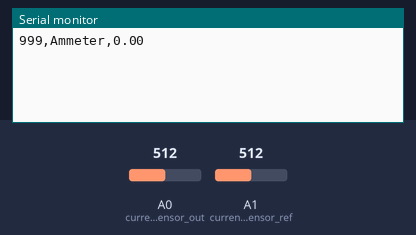
The sketch below on a simulated Arduino Uno, built with avr-gcc and run on an emulated ATmega328P. Parts: the last lines printed to the serial monitor. Inputs (shaded band) come from the test bench; at power-on: A0 (current_sensor_out) = 512, A1 (current_sensor_ref) = 512.

Above: at 1.8 s.
1.9 s: A0 (current_sensor_out) set to 716
At 2.8 s:
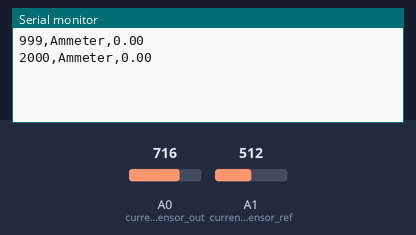
3.4 s: A1 (current_sensor_ref) set to 716
At 4.4 s:
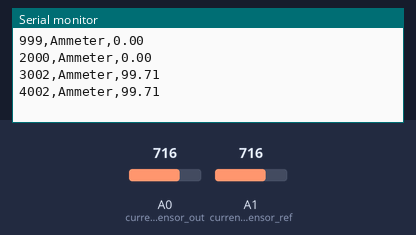
4.9 s: A0 (current_sensor_out) set to 900
At 5.8 s:
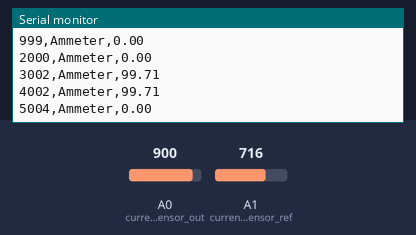
6.4 s: A1 (current_sensor_ref) set to 900
At 7.8 s:
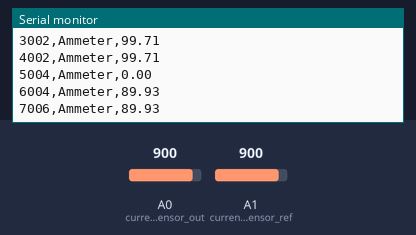
Timing chart, 0 to 8.9 s (numbered marks = the images above; inputs shaded):
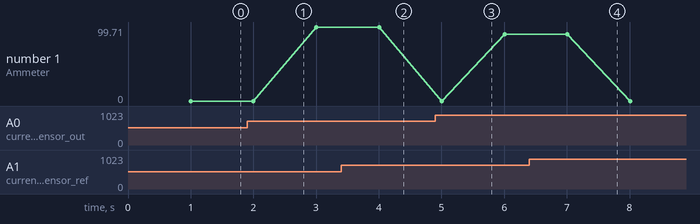

The sketch:

vool_measure.ino
```cpp
/*
const int analogPin = A0;
const float voltageRef = 5.0;

void setup() {
  Serial.begin(9600);
}

void loop() {
  int sensorValue = analogRead(analogPin);
  float voltage = (sensorValue / 1023.0) * voltageRef; // muudab analog väärtus voltideks
  float current = ((voltage - (voltageRef / 2.0)) / 0.185); //muudab voldid ampriteks (ACS712 formula)

  Serial.print("Current: ");
  Serial.print(current);
  Serial.println(" mA");

  delay(1000); // Delay for 1 second
}
/*
/**
 * Main:        arduinoSkriptMall.ino
 * Autor:       Francisco Javier Ortín Cervera
 * Loodud:      09.02.2024
 * Muudatud:    09.02.2024
 *
 * Selgitus:    See on arduino skript malli lühike kirjeldus, peamine info peab olema README failis:
 *              Selleks, et meil oleks nii ühtlane kui võimalik:
 *              - Funktsiooni nimed peavad olema camelCase-is (ehk iga sõna algus on suur täht)
 *              - Funktsiooni nimed kirjutame inglise keeles, aga kommentaarid võid eesti keeles
 *
 * Teeked:
 *
 * TODO:        - Kui vaja võib olla kasuks lisada, mida järgmisena teha
 *
 */


 // Importimised

 // Globaalsed muutujad
const int current_sensor_out = A0;
const int current_sensor_ref = A1;

void setup(){
  Serial.begin(115200);
}

void loop(){
  // Anduri kood
  int current_sensor_val = analogRead(current_sensor_out);
  int current_sensor_ref_val = analogRead(current_sensor_ref);

  float current_sensor_voltage = (current_sensor_val / 1023.0) * 5; // muudab analog väärtuse voltideks
  float current_sensor_ref_voltage = (current_sensor_ref_val / 1023.0) * 5; // muudab analog väärtuse voltideks
  float current = ((current_sensor_voltage - current_sensor_ref_voltage) / 0.01); //muudab voldid ampriteks (ACS712 formula)

  delay(1000); // Delay for 1 second
  // Kui anduri andmed on käes tuleb saata jadaside kaudu csv formaadis:
  // timestamp,andmeNimi,andmed
  Serial.print(millis());
  Serial.print(",");
  Serial.print("Ammeter"); // siin oleks rpm, ta, tm, vool, pingeA1, pingeA2, gps
  Serial.print(",");
  Serial.println(current);
}
```

Measured:
- plotted number 1: 0 → 99.71 after the input at 1.9 s, 99.71 → 89.93 after the input at 4.9 s
